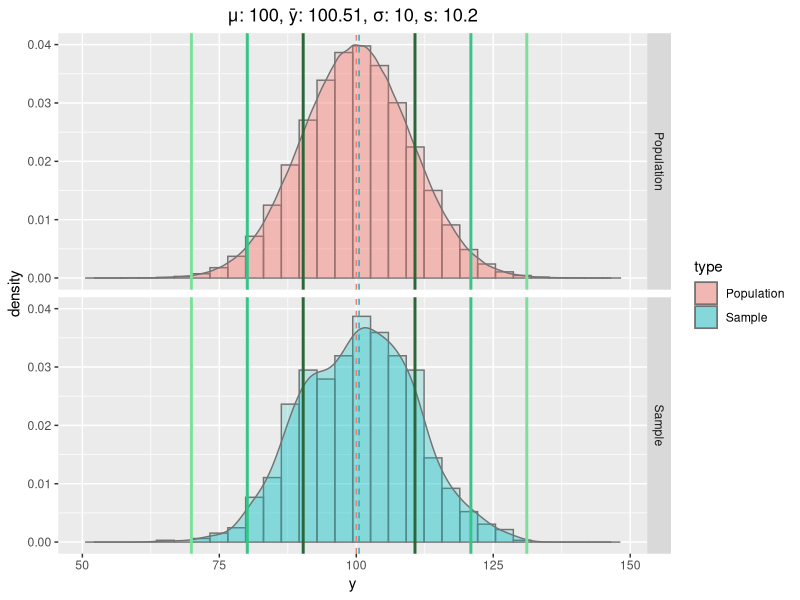

Recreate this plot in R.
library(ggplot2)

plotEmpiricalRule <- function(mu, sigma, n = 100, N = 1000000) {
    population <- rnorm(n = N, mean = mu, sd = sigma)
    mu <- mean(population)
    sigma <- sd(population)
    ySample <- sample(x = population, replace = F, size = n)
    ybar <- mean(ySample)
    s <- sd(ySample)
    
    y <- rbind(
        data.frame(type = "Population", y = population),
        data.frame(type = "Sample", y = ySample)
    )
    
    g <- ggplot(data = y, aes(x = y, fill = type)) +
        geom_histogram(aes(y=..density..), alpha=0.2, position="identity", color = '#737373') +
        geom_density(alpha = 0.3, color = '#737373') +
        facet_grid(rows = vars(type)) +
        geom_vline(xintercept = mu, color = '#F8766D', linetype = 'dashed', size = 0.5) +
        geom_vline(xintercept = ybar, color = '#00BFC4', linetype = 'dashed', size = 0.5) +
        geom_vline(xintercept = ybar - s, color = '#2A6637', size = 1) +
        geom_vline(xintercept = ybar + s, color = '#2A6637', size = 1) +
        geom_vline(xintercept = ybar - 2*s, color = '#36C488', size = 1) +
        geom_vline(xintercept = ybar + 2*s, color = '#36C488', size = 1) +
        geom_vline(xintercept = ybar - 3*s, color = '#7BE19A', size = 1) +
        geom_vline(xintercept = ybar + 3*s, color = '#7BE19A', size = 1) +
        labs(
            title = sprintf(
                '\U003BC: %s, \U0233: %s, \u03C3: %s, s: %s',
                round(mu, digits = 2),
                round(ybar, digits = 2),
                round(sigma, digits = 2),
                round(s, digits = 2)
            )
        ) +
        theme(plot.title = element_text(hjust = 0.5))
    
    g
}

plotEmpiricalRule(100, 10, n = 1000)
